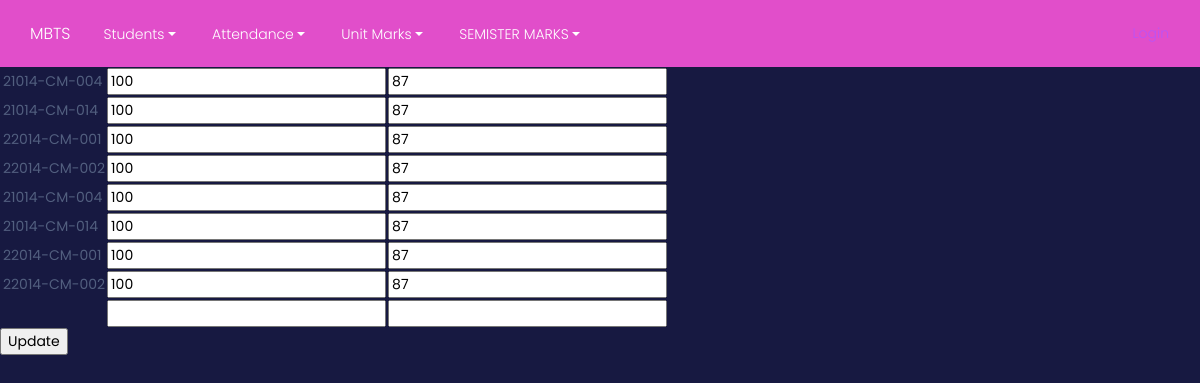
Screenshot of /n/m/3SEM/bulkedit with the database file from the repository.
### mbts/models.py (models this page shows, shortened)
class Marks(models.Model):
    pin= models.CharField(max_length=20)
    sem = models.CharField(max_length=5)
    s1=models.IntegerField()
    s1i=models.IntegerField()
    s1e=models.IntegerField()
    s1t=models.IntegerField()
    s1s=models.CharField(max_length=30,default='pass or fail')
    s2=models.IntegerField()
    s2i=models.IntegerField()
    s2e=models.IntegerField()
    s2t=models.IntegerField()
    s2s=models.CharField(max_length=30,default='pass or fail')
    s3=models.IntegerField()
    s3i=models.IntegerField()
    s3e=models.IntegerField()
    s3t=models.IntegerField()
    s3s=models.CharField(max_length=30,default='pass or fail')
    s4=models.IntegerField()
    s4i=models.IntegerField()
    s4e=models.IntegerField()
    s4t=models.IntegerField()
    s4s=models.CharField(max_length=30,default='pass or fail')
    s5=models.IntegerField()
    s5i=models.IntegerField()
    s5e=models.IntegerField()
    s5t=models.IntegerField()
    s5s=models.CharField(max_length=30,default='pass or fail')
    s6=models.IntegerField()
    s6i=models.IntegerField()
    s6e=models.IntegerField()
    s6t=models.IntegerField()
    s6s=models.CharField(max_length=30,default='pass or fail')
    s7=models.IntegerField()
    s7i=models.IntegerField()
    s7e=models.IntegerField()
    s7t=models.IntegerField()
    s7s=models.CharField(max_length=30,default='pass or fail')
    s8=models.IntegerField()
    s8i=models.IntegerField()
    s8e=models.IntegerField()
    s8t=models.IntegerField()
    s8s=models.CharField(max_length=30,default='pass or fail')
    s9=models.IntegerField()
    s9i=models.IntegerField()
    s9e=models.IntegerField()
    s9t=models.IntegerField()
    s9s=models.CharField(max_length=30,default='pass or fail')
    s10=models.IntegerField()
    s10i=models.IntegerField()
    s10e=models.IntegerField()
    s10t=models.IntegerField()
    s10s=models.CharField(max_length=30,default='pass or fail')
    s11=models.IntegerField()
    s11i=models.IntegerField()
    s11e=models.IntegerField()
    s11t=models.IntegerField()
    s11s=models.CharField(max_length=30,default='pass or fail')
    s12=models.IntegerField()
    s12i=models.IntegerField()
    s12e=models.IntegerField()
    s12t=models.IntegerField()
    s12s=models.CharField(max_length=30,default='pass or fail')
    student = models.ForeignKey(Students, to_field="pin", on_delete=models.CASCADE,default='SOME STRING')

class Students(models.Model):
    pin = models.CharField(max_length=20, primary_key=True)
    sname=models.CharField(max_length=50, default='student')
    fname=models.CharField(max_length=50, default='father')
    mname=models.CharField(max_length=50, default='mother')
    sem = models.CharField(max_length=10, null=True, choices=StudentClass.SEMS,)
    phno=models.CharField(max_length=12, null = True)
    fphno=models.CharField(max_length=12, null=True)
    dob=models.DateTimeField(blank=True, null=True)
    gender=models.CharField(max_length=1,default='M')
    category=models.CharField(max_length=5,blank=True, null=True)
    scategory=models.CharField(max_length=10,blank=True, null=True)
    religion=models.CharField(max_length=20,blank=True, null=True)
    sacno=models.CharField(max_length=20, blank=True, null=True)
    sifsc=models.CharField(max_length=20,blank=True, null=True)
    sbranch=models.CharField(max_length=20,blank=True, null=True)
    macno=models.CharField(max_length=22, blank=True, null=True)
    mifsc=models.CharField(max_length=20,blank=True, null=True)
    mbranch=models.CharField(max_length=20,blank=True, null=True)
    email=models.CharField(max_length=30)
    sscrank=models.IntegerField(default=1234, blank=True, null=True)
    sschallticketno=models.CharField(max_length=20, blank=True, null=True)
    address=models.CharField(max_length=30, blank=True, null=True)
    village=models.CharField(max_length=20, blank=True, null=True)
    mandal=models.CharField(max_length=20, blank=True, null=True)
    dist=models.CharField(max_length=20, blank=True,null=True)
    allotedcategory=models.CharField(max_length=20,blank=True, null=True)
    dateofjoining=models.DateTimeField(blank=True, null=True)
    polycetrank=models.IntegerField(blank=True,null=True)
    polycetno=models.IntegerField(blank=True,null=True)
    aadharno=models.CharField(max_length=22, blank=True,null=True)
    rationno=models.CharField(max_length=20,blank=True,null=True)
    tcno=models.IntegerField(blank=True, null=True)
    discontinueddate=models.DateTimeField(blank=True, null=True)
    odno=models.IntegerField(blank=True,null=True)
    odissueddate=models.DateTimeField(blank=True, null=True)
    tcissueddate=models.DateTimeField(blank=True, null=True)
    studycertificateissueddate=models.DateTimeField(blank=True, null=True)
    studentimage = models.ImageField(
        ("Title Image"),
        upload_to='static/Images/student_image/',
         max_length=None,
         blank = True,null = True)
    user = models.OneToOneField(User, on_delete=models.CASCADE, blank=True, null= True)

### mbts/views/marks.py (the view)
# urls.py: path("m/<str:sem>/bulkedit", marks.bulkedit, name="m_bulkedit"),
def bulkedit(request,sem):
    fs = modelformset_factory(Marks, fields=["s1","s2"])
    context = {}
    if(request.method == "GET"):
        context["fs"] = fs
        return render(request, "Marks/edit.html", context)
    else:
        f = fs(request.POST)
        f.save()
        context["fs"] = fs
        return render(request, "Marks/edit.html", context)

### mbts/templates/Marks/edit.html (shortened to what this page needs)
{% extends "base.html" %}
{% block content %}
<form method="POST">
<table>
{% for form in fs %}
<tr>
    <td>{{ form.id }}</td>
    <td>{{form.instance.student.pin}}</td>
    <td>{{ form.s1 }}</td>
    <td>{{ form.s2 }}</td>
</tr>
{% endfor %}
</table>
<input type="submit" value="Update" />
</form>
{% endblock %}

### rows the page displays
Marks: instance.student.pin "21014-CM-004"
Marks: instance.student.pin "21014-CM-014"
Marks: instance.student.pin "22014-CM-001"
Marks: instance.student.pin "22014-CM-002"
Marks: instance.student.pin "21014-CM-004"
Marks: instance.student.pin "21014-CM-014"
Marks: instance.student.pin "22014-CM-001"
Marks: instance.student.pin "22014-CM-002"
